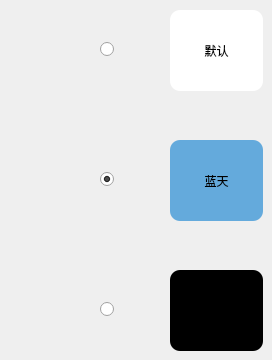
    <widget class="QWidget" name="widget">
     <attribute name="title">
      <string/>
     </attribute>
     <widget class="QRadioButton" name="but_white_interface">
      <property name="geometry">
       <rect>
        <x>100</x>
        <y>40</y>
        <width>21</width>
        <height>19</height>
       </rect>
      </property>
      <property name="text">
       <string/>
      </property>
      <property name="checked">
       <bool>false</bool>
      </property>
     </widget>
     <widget class="QRadioButton" name="but_blue_interface">
      <property name="geometry">
       <rect>
        <x>100</x>
        <y>170</y>
        <width>21</width>
        <height>19</height>
       </rect>
      </property>
      <property name="text">
       <string/>
      </property>
      <property name="checked">
       <bool>true</bool>
      </property>
     </widget>
     <widget class="QRadioButton" name="but_black_interface">
      <property name="geometry">
       <rect>
        <x>100</x>
        <y>300</y>
        <width>21</width>
        <height>19</height>
       </rect>
      </property>
      <property name="text">
       <string/>
      </property>
     </widget>
     <widget class="QPushButton" name="pushButton_25">
      <property name="geometry">
       <rect>
        <x>170</x>
        <y>10</y>
        <width>93</width>
        <height>81</height>
       </rect>
      </property>
      <property name="styleSheet">
       <string notr="true">*{background:white;
border-radius:10px;
color:black;
}</string>
      </property>
      <property name="text">
       <string>默认</string>
      </property>
     </widget>
     <widget class="QPushButton" name="face">
      <property name="geometry">
       <rect>
        <x>170</x>
        <y>140</y>
        <width>93</width>
        <height>81</height>
       </rect>
      </property>
      <property name="styleSheet">
       <string notr="true">*{
background:rgb(100, 170, 220);
border-radius:10px;}</string>
      </property>
      <property name="text">
       <string>蓝天</string>
      </property>
     </widget>
     <widget class="QPushButton" name="but_blac">
      <property name="geometry">
       <rect>
        <x>170</x>
        <y>270</y>
        <width>93</width>
        <height>81</height>
       </rect>
      </property>
      <property name="styleSheet">
       <string notr="true">*{background:black;
border-radius:10px;}</string>
      </property>
      <property name="text">
       <string>黑夜</string>
      </property>
     </widget>
    </widget>
